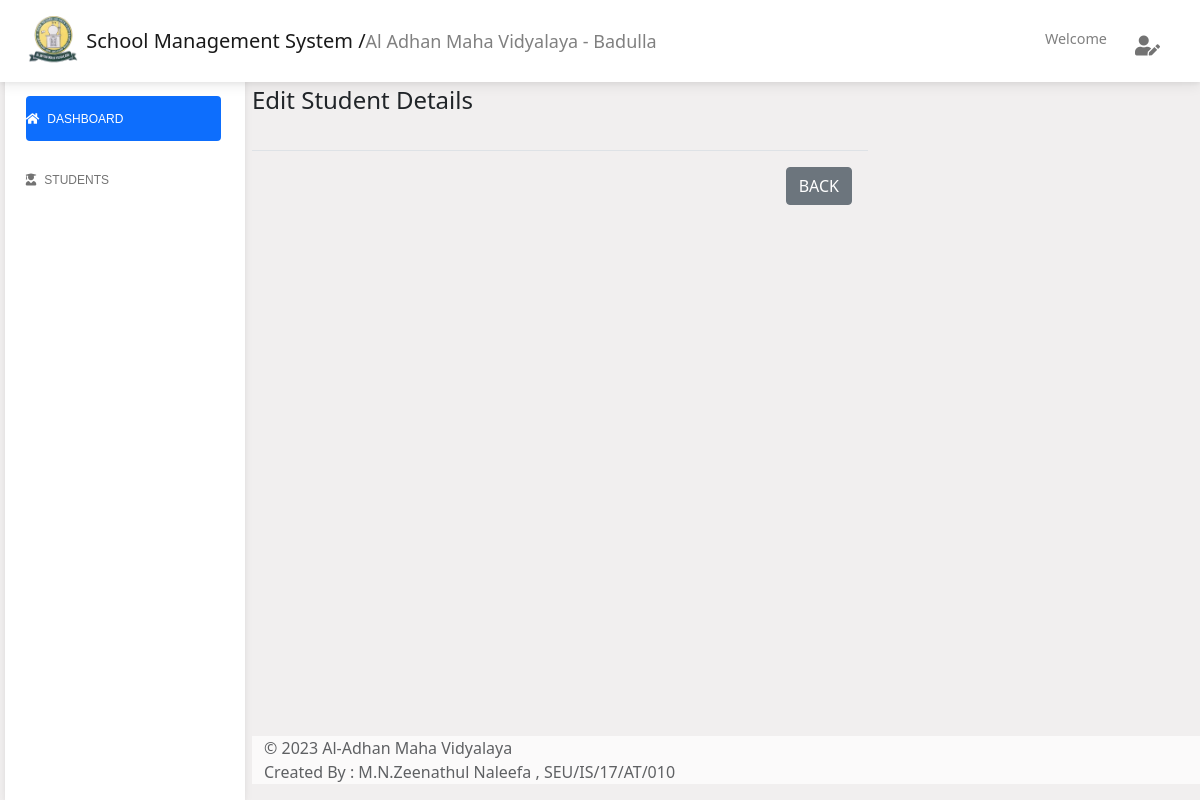
The page /admin/editstd.php?reg_no=21 (signed in) on the database as committed earlier.
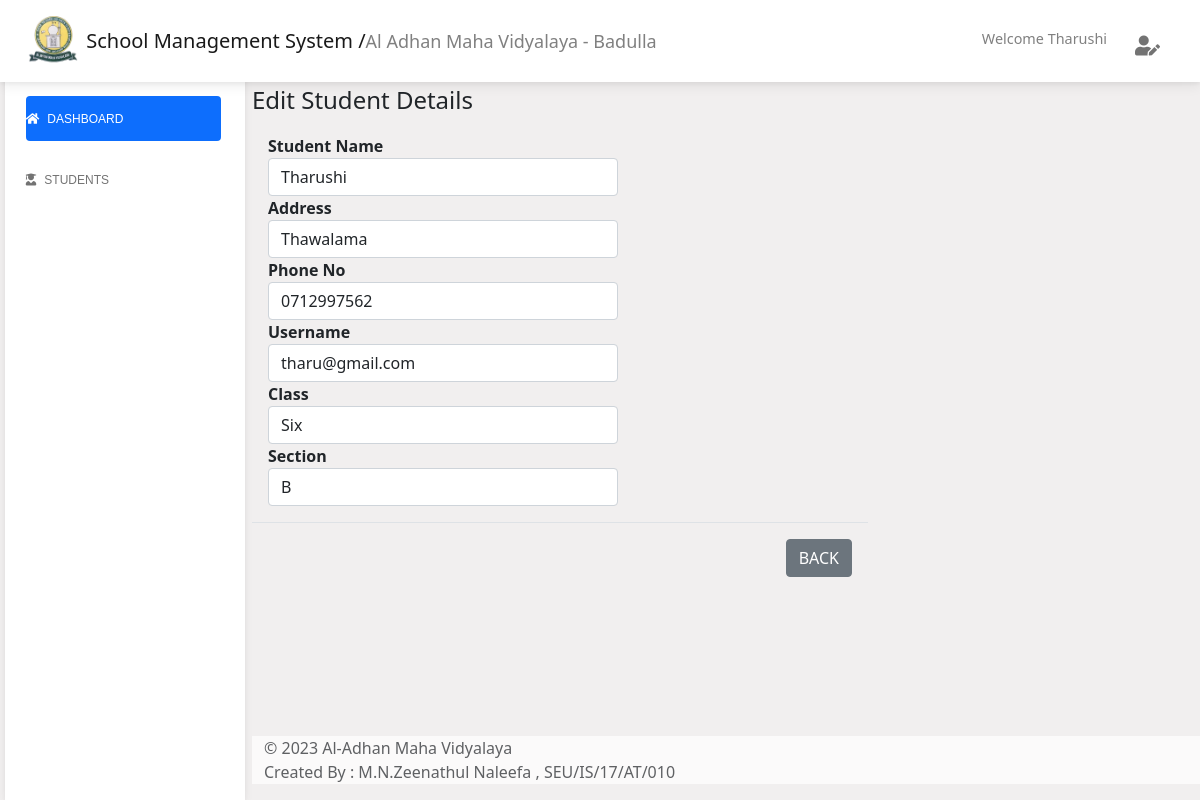
The same page on the database as committed later.
### tables this page shows
CREATE TABLE `student` (
  `reg_no` int(11) NOT NULL,
  `std_name` varchar(255) NOT NULL,
  `std_address` varchar(255) NOT NULL,
  `std_phone` varchar(10) NOT NULL,
  `std_uname` varchar(255) NOT NULL,
  `cls_id` int(11) NOT NULL,
  `sec_id` int(255) NOT NULL,
  `std_pass` varchar(8) NOT NULL,
  `reg_date` datetime NOT NULL,
  `is_deleted` int(2) NOT NULL
);

CREATE TABLE `class` (
  `cls_id` int(255) NOT NULL,
  `cls_name` varchar(255) NOT NULL,
  `is_deleted` int(2) NOT NULL
);

CREATE TABLE `section` (
  `sec_id` int(255) NOT NULL,
  `cls_id` varchar(255) NOT NULL,
  `sec_name` varchar(255) NOT NULL,
  `is_assigned` int(2) NOT NULL,
  `is_deleted` int(2) NOT NULL
);

### server/include/common.php (called while the page is built, shortened)
<?php
    function getAllStdByID($std_id) {
        include 'connection.php';
        $q1 = "SELECT * FROM student WHERE reg_no='$std_id' AND is_deleted='0'";
        return mysqli_query($con, $q1);
    }
    function getStuById($std_id){
        include 'connection.php';
        $q1= "SELECT * FROM student WHERE reg_no='$std_id' AND is_deleted='0'";
        return mysqli_query($con,$q1);
    }
?>

### server/include/fetch.php (called while the page is built, shortened)
<?php
    function fetchClass(){
        include 'connection.php';
        $viewcls = "SELECT * FROM class WHERE is_deleted = '0'";
        return mysqli_query($con, $viewcls);
    }
    function fetchSection(){
        include 'connection.php';
        $viewcls = "SELECT * FROM section WHERE is_deleted = '0'";
        return mysqli_query($con, $viewcls);
    }
?>

### admin/editstd.php (the view, shortened to what the changed rows need)
<?php include 'pages/header.php';
        $std_id = $_REQUEST['reg_no'];
?>
<main class="main-content position-relative max-height-vh-100 h-100 mt-1 border-radius-lg ">
    <?php include 'navbar.php'; ?>
    <div class="container-fluid py-4">
        <div class="row">
            <form class="col-md-8 " method="POST" enctype="multipart/form-data" id="productinfo">
                <div class="modal-body">
                    <div class="form-row">
                        <?php
                                $std = getAllStdByID($std_id);
                                while($row = mysqli_fetch_assoc($std)){
                                        $std_name = $row['std_name'];
                                        $std_address = $row['std_address'];
                                        $std_phone = $row['std_phone'];
                                        $std_username = $row['std_uname'];
                                        $cls_id = $row['cls_id'];
                                        $sec_id = $row['sec_id'];
                                ?>
                        <div class="form-group col-md-12">
                            <label for="name" class="a"><b>Student Name</b></label>
                            <input type="text" class="form-control"
                                onchange="EditData(this,<?php echo $std_id; ?>,'std_name','student','reg_no')"
                                id="name<?php echo $std_id; ?>" name="name" value="<?php echo $std_name?>">
                        </div>
                        <div class="form-group col-md-12">
                            <label for="address" class="a"><b>Address</b></label>
                            <input type="text" class="form-control"
                            onchange="EditData(this,<?php echo $std_id; ?>,'std_address','student','reg_no')"
                            id="address<?php echo $std_id;?>" name="address" value="<?php echo $std_address?>">
                        </div>
                        <div class="form-group col-md-12">
                            <label for="phone" class="a"><b>Phone No</b></label>
                            <input type="text" class="form-control"
                            onchange="EditData(this,<?php echo $std_id; ?>,'std_phone','student','reg_no')"
                            id="phone<?php echo $std_id;?>" name="phone" value="<?php echo $std_phone?>">
                        </div>
                        <div class="form-group col-md-12">
                            <label for="username" class="a"><b>Username</b></label>
                            <input type="text" class="form-control"
                            onchange="EditData(this,<?php echo $std_id; ?>,'std_uname','student','reg_no')"
                            id="uname<?php echo $std_id; ?>" name="uname" value="<?php echo $std_username?>">
                        </div>
                        <div class="form-group col-md-12">
                            <label for="class" class="a"><b>Class</b></label>
                            <select type="text" class='form-control norad tx12'
                                onchange="EditData(this,<?php echo $std_id; ?>,'cls_id','student','reg_no')" name="class"
                                id="class<?php echo $std_id;?>">
                                <?php
                                    $res=fetchClass();
                                    while($row1 = mysqli_fetch_assoc($res)){ ?>
                                    <option value="<?php echo $row1['cls_id']; ?>"
                                        <?php if($cls_id == $row1['cls_id']) echo "selected" ?>>
                                        <?php echo $row1['cls_name']; ?></option>
                                <?php } ?>
                            </select>
                        </div>
                        <div class="form-group col-md-12">
                            <label for="section" class="a"><b>Section</b></label>
                            <select type="text" class='form-control norad tx12'
                                onchange="EditData(this,<?php echo $std_id; ?>,'sec_id','student','reg_no')" name="section"
                                id="section<?php echo $std_id;?>">
                                <?php
                                    $res1=fetchSection();
                                    while($row2 = mysqli_fetch_assoc($res1)){ ?>
                                    <option value="<?php echo $row2['sec_id']; ?>"
                                        <?php if($sec_id == $row2['sec_id']) echo "selected" ?>>
                                        <?php echo $row2['sec_name']; ?></option>
                                <?php } ?>
                            </select>
                        </div>
                        <?php } ?>
                    </div>
                </div>
            </form>
        </div>
        <?php include 'pages/footer.php'; ?>
    </div>
</main>
</body>
</html>

### admin/navbar.php (shortened to what the changed rows need)
<header>
    <nav id="main-navbar" class="navbar navbar-expand-lg navbar-light bg-white fixed-top">
        <div class="container-fluid">
            <ul class="navbar-nav ms-auto d-flex flex-row" style="margin-right: 20px;">
                <?php
                    if (isset($_SESSION['teacher'])) {
                        $r1 = fetchAll($_SESSION['teacher']);
                        $row1 = mysqli_fetch_assoc($r1) ; ?>
                <span style="color: gray; font-size: 0.9em;">Welcome <?php echo $row1['t_name']; ?> </span>
                <?php }else if(isset($_SESSION['admin'])){ ?>
                <span style="color: gray; font-size: 0.9em;">Welcome Admin </span>
                <?php }else if(isset($_SESSION['student'])){
                    $r1 = getStuById($_SESSION['student']);
                    $row1 = mysqli_fetch_assoc($r1) ; ?>
                    <span style="color: gray; font-size: 0.9em;">Welcome <?php echo $row1['std_name']; ?> </span>
                <?php } ?>
                <li class="nav-item dropdown" style="margin-left: 20px;">
                    <a class="nav-link dropdown-toggle hidden-arrow d-flex align-items-center" href="#"
                        id="navbarDropdownMenuLink" role="button" data-mdb-toggle="dropdown" aria-expanded="false">
                    </a>
                </li>
            </ul>
        </div>
    </nav>
</header>

Rows that differ between the two databases and show on the page:
now on this page (row edited): student: std_name "Tharushi", name "Tharushi", address "Thawalama", phone "0712997562", uname "tharu@gmail.com", class "Six", section "B"
